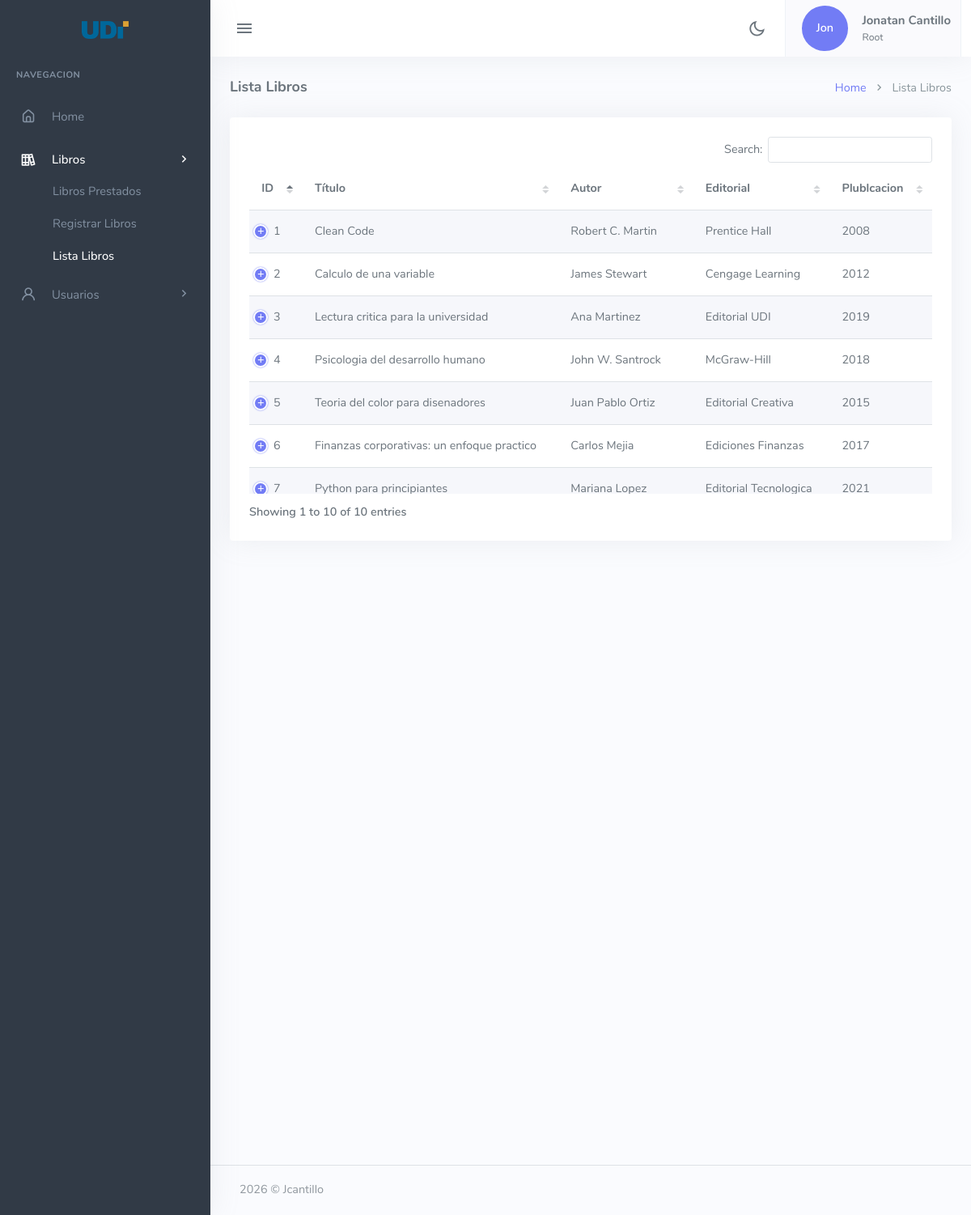
The app's page /barrancabermeja/tables-datatable-book.php (signed in) with its own data.
### tables this page shows
CREATE TABLE usuarios (
    idUser INT AUTO_INCREMENT PRIMARY KEY,         
    code_cc VARCHAR(50) NOT NULL UNIQUE,            
    name VARCHAR(50) NOT NULL,                     
    email VARCHAR(100) NOT NULL UNIQUE,            
    password VARCHAR(255) NOT NULL,                
    fecha_registro TIMESTAMP DEFAULT CURRENT_TIMESTAMP,  
    ultimo_acceso TIMESTAMP NULL,                  
    rol ENUM('Root', 'Admin', 'Estudiante') DEFAULT 'Estudiante',   
    carrera ENUM('Admi. Empresas', 'Ing. Sistemas', 'Diseño grafico','Ing. Industrial','Psicologia','Admin') DEFAULT 'Admin',   
    estado ENUM('Activo', 'Inactivo') DEFAULT 'Activo'   
);

CREATE TABLE libros (
    idLibro INT AUTO_INCREMENT PRIMARY KEY,        
    titulo VARCHAR(255) NOT NULL,                  
    autor VARCHAR(255) NOT NULL,                   
    editorial VARCHAR(255) NOT NULL,               
    año_publicacion YEAR NOT NULL,                 
    isbn VARCHAR(13) UNIQUE NOT NULL,              
    edicion INT NOT NULL,              
    idioma ENUM('Español', 'Ingles') DEFAULT 'Español',   
    portada LONGBLOB,                              
    qr_code LONGBLOB,                              
    estado ENUM('Disponible', 'Prestado', 'Inactivo') DEFAULT 'Disponible',   
    categoria ENUM('Programacion', 'Matematicas', 'Lectura Critica', "Psicologia", "Diseño Grafico", "Finanzas","Otro") DEFAULT 'Otro',   
    resena LONGTEXT,
    ubicacion VARCHAR(50)
);

### barrancabermeja/includes/conn.php (called while the page is built, shortened)
<?php
if (!class_exists('conectarDB')) {
    class conectarDB {
        public function __construct() {
            try {
                $this->conn_db = new PDO(
                    DB_HOST, DB_USER, DB_PASS,
                    [PDO::ATTR_ERRMODE => PDO::ERRMODE_EXCEPTION]
                );
                return $this->conn_db;
            } catch(PDOException $e) {
                die("Database error: " . $e->getMessage());
            }
        }
    }
}

### barrancabermeja/includes/class_usuario.php (called while the page is built, shortened)
<?php
require('conn.php');
class Usuario extends conectarDB {
    public function datosUser_email($email) {
        $sql = "SELECT * FROM usuarios WHERE email = :email";
        $stmt = $this->conn_db->prepare($sql);
        $stmt->bindParam(':email', $email, PDO::PARAM_STR);
        $stmt->execute();
        $resultado = $stmt->fetch(PDO::FETCH_ASSOC);
        return $resultado;
    }
}
?>

### barrancabermeja/includes/class_libroqr.php (called while the page is built, shortened)
<?php
require ('conn.php');
class Libroqr extends conectarDB {
    public function listarLibros_todos() {
        $sql = "SELECT * FROM libros";
        $stmt = $this->conn_db->prepare($sql);
        $stmt->execute();
        $resultados = $stmt->fetchAll(PDO::FETCH_ASSOC);
        return $resultados;
    }
}
?>

### barrancabermeja/tables-datatable-book.php (the view, shortened to what this page needs)
<?php
require('includes/class_usuario.php');
require('includes/class_libroqr.php');
$libro = new Libroqr();
$libro = $libro->listarLibros_todos();
?>
<!DOCTYPE html>
<html lang="en">
<head>
    <link href="assets/vendor/datatables.net-bs5/css/dataTables.bootstrap5.min.css" rel="stylesheet" type="text/css" />
    <link href="assets/vendor/datatables.net-responsive-bs5/css/responsive.bootstrap5.min.css" rel="stylesheet"
        type="text/css" />
    <link href="assets/vendor/datatables.net-fixedcolumns-bs5/css/fixedColumns.bootstrap5.min.css" rel="stylesheet"
        type="text/css" />
    <link href="assets/vendor/datatables.net-fixedheader-bs5/css/fixedHeader.bootstrap5.min.css" rel="stylesheet"
        type="text/css" />
    <link href="assets/vendor/datatables.net-buttons-bs5/css/buttons.bootstrap5.min.css" rel="stylesheet"
        type="text/css" />
    <link href="assets/vendor/datatables.net-select-bs5/css/select.bootstrap5.min.css" rel="stylesheet"
        type="text/css" />
    <link href="assets/css/app-saas.min.css" rel="stylesheet" type="text/css" id="app-style" />
    <link href="assets/css/icons.min.css" rel="stylesheet" type="text/css" />
</head>
<body>
    <div class="wrapper">
        <?php
        include ("navbar.php");
        ?>
        <?php
        include ("leftSidebar.php");
        ?>
        <div class="content-page">
            <div class="content">
                <div class="container-fluid">
                    <div class="row">
                        <div class="col-12">
                            <div class="page-title-box">
                                <div class="page-title-right">
                                    <ol class="breadcrumb m-0">
                                        <li class="breadcrumb-item"><a href="index.php">Home</a></li>
                                        <li class="breadcrumb-item active">Lista Libros</li>
                                    </ol>
                                </div>
                                <h4 class="page-title">Lista Libros</h4>
                            </div>
                        </div>
                    </div>
                    <div class="row">
                        <div class="col-12">
                            <div class="card">
                                <div class="card-body">
                                    <div class="tab-content">
                                        <div class="tab-pane show active" id="scroll-vertical-preview">
                                            <table id="scroll-vertical-datatable"
                                                class="table table-striped dt-responsive nowrap w-100">
                                                <thead>
                                                    <tr>
                                                        <th>ID</th>
                                                        <th>Título</th>
                                                        <th>Autor</th>
                                                        <th>Editorial</th>
                                                        <th>Plublcacion</th>
                                                    </tr>
                                                </thead>
                                                <tbody>
                                                    <?php foreach($libro as $datos){
                                                 ?>
                                                    <tr>
                                                        <td><?php echo $datos["idLibro"] ?></td>
                                                        <td><?php echo $datos["titulo"] ?></td>
                                                        <td><?php echo $datos["autor"] ?></td>
                                                        <td><?php echo $datos["editorial"] ?></td>
                                                        <td><?php echo $datos["año_publicacion"] ?></td>
                                                    </tr>
                                                    <?php  }?>
                                                </tbody>
                                            </table>
                                        </div>
                                    </div>
                                </div>
                            </div>
                        </div>
                    </div>
                </div>
            </div>
            <?php
        include ("footer.php");
        ?>
        </div>
    </div>
</body>
</html>

### barrancabermeja/navbar.php (shortened to what this page needs)
<?php
require_once('includes/class_usuario.php');
$usuario = new Usuario();
$usuario = $usuario->datosUser_email($_SESSION['usuario_email']);
?>
<div class="navbar-custom">
    <div class="topbar container-fluid">
        <div class="d-flex align-items-center gap-lg-2 gap-1">
            <button class="button-toggle-menu">
                <i class="mdi mdi-menu"></i>
            </button>
        </div>
        <ul class="topbar-menu d-flex align-items-center gap-3">
            <li class="dropdown notification-list">
                <div class="nav-link" id="light-dark-mode" data-bs-toggle="tooltip" data-bs-placement="left"
                    title="Theme Mode">
                    <i class="ri-moon-line font-22"></i>
                </div>
            </li>
            <li class="dropdown">
                <a class="nav-link dropdown-toggle arrow-none nav-user px-2" data-bs-toggle="dropdown" href="#"
                    role="button" aria-haspopup="false" aria-expanded="false">
                    <span class="avatar-md d-flex justify-content-center align-items-center" style="height: 100%;">
                        <span
                            class="avatar-title bg-primary rounded-circle d-flex justify-content-center align-items-center"
                            style="width: 80%; height: 80%;">
                            <?php echo substr($usuario["name"], 0, 3); ?>
                        </span>
                    </span>
                    <span class="d-lg-flex flex-column gap-1 d-none">
                        <h5 class="my-0"><?php echo $usuario["name"] ?></h5>
                        <h6 class="my-0 fw-normal"><?php echo $usuario["rol"] ?></h6>
                    </span>
                </a>
            </li>
        </ul>
    </div>
</div>

### records on screen
usuarios: name "Jon", name "Jonatan Cantillo", rol "Root"
libros: idLibro "1", titulo "Clean Code", autor "Robert C. Martin", editorial "Prentice Hall", año_publicacion "2008"
libros: idLibro "2", titulo "Calculo de una variable", autor "James Stewart", editorial "Cengage Learning", año_publicacion "2012"
libros: idLibro "3", titulo "Lectura critica para la universidad", autor "Ana Martinez", editorial "Editorial UDI", año_publicacion "2019"
libros: idLibro "4", titulo "Psicologia del desarrollo humano", autor "John W. Santrock", editorial "McGraw-Hill", año_publicacion "2018"
libros: idLibro "5", titulo "Teoria del color para disenadores", autor "Juan Pablo Ortiz", editorial "Editorial Creativa", año_publicacion "2015"
libros: idLibro "6", titulo "Finanzas corporativas: un enfoque practico", autor "Carlos Mejia", editorial "Ediciones Finanzas", año_publicacion "2017"
libros: idLibro "7", titulo "Python para principiantes", autor "Mariana Lopez", editorial "Editorial Tecnologica", año_publicacion "2021"
